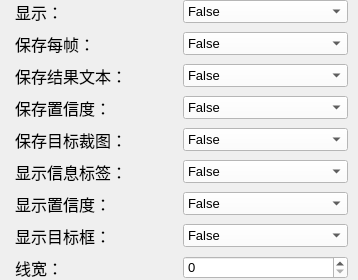
          <widget class="QWidget" name="scrollAreaWidgetContents_4">
           <property name="geometry">
            <rect>
             <x>0</x>
             <y>0</y>
             <width>358</width>
             <height>246</height>
            </rect>
           </property>
           <layout class="QGridLayout" name="gridLayout_18">
            <property name="leftMargin">
             <number>0</number>
            </property>
            <property name="topMargin">
             <number>0</number>
            </property>
            <property name="rightMargin">
             <number>0</number>
            </property>
            <property name="bottomMargin">
             <number>0</number>
            </property>
            <item row="1" column="0">
             <layout class="QGridLayout" name="gridLayout_19">
              <property name="leftMargin">
               <number>15</number>
              </property>
              <property name="rightMargin">
               <number>10</number>
              </property>
              <property name="horizontalSpacing">
               <number>2</number>
              </property>
              <property name="verticalSpacing">
               <number>8</number>
              </property>
              <item row="3" column="1">
               <widget class="QComboBox" name="Save_conf_cbb">
                <property name="font">
                 <font>
                  <family>Arial</family>
                  <pointsize>10</pointsize>
                 </font>
                </property>
                <property name="toolTip">
                 <string>&lt;html&gt;&lt;head/&gt;&lt;body&gt;&lt;p&gt;&lt;span style=&quot; font-size:10pt;&quot;&gt;False&lt;/span&gt;&lt;/p&gt;&lt;/body&gt;&lt;/html&gt;</string>
                </property>
                <property name="statusTip">
                 <string>bool</string>
                </property>
                <property name="styleSheet">
                 <string notr="true">background-color: rgb(255, 255, 255);</string>
                </property>
                <property name="duplicatesEnabled">
                 <bool>false</bool>
                </property>
                <item>
                 <property name="text">
                  <string>False</string>
                 </property>
                </item>
                <item>
                 <property name="text">
                  <string>True</string>
                 </property>
                </item>
               </widget>
              </item>
              <item row="7" column="1">
               <widget class="QComboBox" name="Show_boxes_cbb">
                <property name="font">
                 <font>
                  <family>Arial</family>
                  <pointsize>10</pointsize>
                 </font>
                </property>
                <property name="toolTip">
                 <string>&lt;html&gt;&lt;head/&gt;&lt;body&gt;&lt;p&gt;True&lt;/p&gt;&lt;/body&gt;&lt;/html&gt;</string>
                </property>
                <property name="statusTip">
                 <string>bool</string>
                </property>
                <property name="styleSheet">
                 <string notr="true">background-color: rgb(255, 255, 255);</string>
                </property>
                <property name="duplicatesEnabled">
                 <bool>false</bool>
                </property>
                <item>
                 <property name="text">
                  <string>False</string>
                 </property>
                </item>
                <item>
                 <property name="text">
                  <string>True</string>
                 </property>
                </item>
               </widget>
              </item>
              <item row="0" column="0">
               <widget class="QLabel" name="l55">
                <property name="font">
                 <font>
                  <family>幼圆</family>
                  <pointsize>12</pointsize>
                 </font>
                </property>
                <property name="toolTip">
                 <string>&lt;html&gt;&lt;head/&gt;&lt;body&gt;&lt;p&gt;show：如果环境运行，显示预测的图像或者视频&lt;/p&gt;&lt;p&gt;&lt;br/&gt;&lt;/p&gt;&lt;/body&gt;&lt;/html&gt;</string>
                </property>
                <property name="statusTip">
                 <string/>
                </property>
                <property name="text">
                 <string>显示：</string>
                </property>
               </widget>
              </item>
              <item row="0" column="1">
               <widget class="QComboBox" name="Show_cbb">
                <property name="font">
                 <font>
                  <family>Arial</family>
                  <pointsize>10</pointsize>
                 </font>
                </property>
                <property name="toolTip">
                 <string>&lt;html&gt;&lt;head/&gt;&lt;body&gt;&lt;p&gt;&lt;span style=&quot; font-size:10pt;&quot;&gt;False&lt;/span&gt;&lt;/p&gt;&lt;/body&gt;&lt;/html&gt;</string>
                </property>
                <property name="statusTip">
                 <string>bool</string>
                </property>
                <property name="styleSheet">
                 <string notr="true">background-color: rgb(255, 255, 255);</string>
                </property>
                <property name="duplicatesEnabled">
                 <bool>false</bool>
                </property>
                <item>
                 <property name="text">
                  <string>False</string>
                 </property>
                </item>
                <item>
                 <property name="text">
                  <string>True</string>
                 </property>
                </item>
               </widget>
              </item>
              <item row="1" column="1">
               <widget class="QComboBox" name="Save_frames_cbb">
                <property name="font">
                 <font>
                  <family>Arial</family>
                  <pointsize>10</pointsize>
                 </font>
                </property>
                <property name="toolTip">
                 <string>&lt;html&gt;&lt;head/&gt;&lt;body&gt;&lt;p&gt;&lt;span style=&quot; font-size:10pt;&quot;&gt;False&lt;/span&gt;&lt;/p&gt;&lt;/body&gt;&lt;/html&gt;</string>
                </property>
                <property name="statusTip">
                 <string>bool</string>
                </property>
                <property name="styleSheet">
                 <string notr="true">background-color: rgb(255, 255, 255);</string>
                </property>
                <property name="duplicatesEnabled">
                 <bool>false</bool>
                </property>
                <item>
                 <property name="text">
                  <string>False</string>
                 </property>
                </item>
                <item>
                 <property name="text">
                  <string>True</string>
                 </property>
                </item>
               </widget>
              </item>
              <item row="4" column="1">
               <widget class="QComboBox" name="Save_crop_cbb">
                <property name="font">
                 <font>
                  <family>Arial</family>
                  <pointsize>10</pointsize>
                 </font>
                </property>
                <property name="toolTip">
                 <string>&lt;html&gt;&lt;head/&gt;&lt;body&gt;&lt;p&gt;&lt;span style=&quot; font-size:10pt;&quot;&gt;False&lt;/span&gt;&lt;/p&gt;&lt;/body&gt;&lt;/html&gt;</string>
                </property>
                <property name="statusTip">
                 <string>bool</string>
                </property>
                <property name="styleSheet">
                 <string notr="true">background-color: rgb(255, 255, 255);</string>
                </property>
                <property name="duplicatesEnabled">
                 <bool>false</bool>
                </property>
                <item>
                 <property name="text">
                  <string>False</string>
                 </property>
                </item>
                <item>
                 <property name="text">
                  <string>True</string>
                 </property>
                </item>
               </widget>
              </item>
              <item row="7" column="0">
               <widget class="QLabel" name="l62">
                <property name="font">
                 <font>
                  <family>幼圆</family>
                  <pointsize>12</pointsize>
                 </font>
                </property>
                <property name="toolTip">
                 <string>&lt;html&gt;&lt;head/&gt;&lt;body&gt;&lt;p&gt;show_boxes：显示预测的目标框&lt;/p&gt;&lt;/body&gt;&lt;/html&gt;</string>
                </property>
                <property name="statusTip">
                 <string/>
                </property>
                <property name="text">
                 <string>显示目标框：</string>
                </property>
               </widget>
              </item>
              <item row="2" column="0">
               <widget class="QLabel" name="l57">
                <property name="font">
                 <font>
                  <family>幼圆</family>
                  <pointsize>12</pointsize>
                 </font>
                </property>
                <property name="toolTip">
                 <string>&lt;html&gt;&lt;head/&gt;&lt;body&gt;&lt;p&gt;save_txt：保存推理结果到txt文件detect（cls,x,y,w,h,id）seg/pose(cls,x,y,x,y,x,y...,id)&lt;/p&gt;&lt;/body&gt;&lt;/html&gt;</string>
                </property>
                <property name="statusTip">
                 <string/>
                </property>
                <property name="text">
                 <string>保存结果文本：</string>
                </property>
               </widget>
              </item>
              <item row="6" column="1">
               <widget class="QComboBox" name="Show_conf_cbb">
                <property name="font">
                 <font>
                  <family>Arial</family>
                  <pointsize>10</pointsize>
                 </font>
                </property>
                <property name="toolTip">
                 <string>&lt;html&gt;&lt;head/&gt;&lt;body&gt;&lt;p&gt;True&lt;/p&gt;&lt;/body&gt;&lt;/html&gt;</string>
                </property>
                <property name="statusTip">
                 <string>bool</string>
                </property>
                <property name="styleSheet">
                 <string notr="true">background-color: rgb(255, 255, 255);</string>
                </property>
                <property name="duplicatesEnabled">
                 <bool>false</bool>
                </property>
                <item>
                 <property name="text">
                  <string>False</string>
                 </property>
                </item>
                <item>
                 <property name="text">
                  <string>True</string>
                 </property>
                </item>
               </widget>
              </item>
              <item row="4" column="0">
               <widget class="QLabel" name="l59">
                <property name="font">
                 <font>
                  <family>幼圆</family>
                  <pointsize>12</pointsize>
                 </font>
                </property>
                <property name="toolTip">
                 <string>&lt;html&gt;&lt;head/&gt;&lt;body&gt;&lt;p&gt;save_crop：将预测到的目标从图像上裁取下来进行保存&lt;/p&gt;&lt;/body&gt;&lt;/html&gt;</string>
                </property>
                <property name="statusTip">
                 <string/>
                </property>
                <property name="text">
                 <string>保存目标裁图：</string>
                </property>
               </widget>
              </item>
              <item row="5" column="0">
               <widget class="QLabel" name="l60">
                <property name="font">
                 <font>
                  <family>幼圆</family>
                  <pointsize>12</pointsize>
                 </font>
                </property>
                <property name="toolTip">
                 <string>&lt;html&gt;&lt;head/&gt;&lt;body&gt;&lt;p&gt;show_labels：在预测图像的每个目标上显示id name的标签&lt;/p&gt;&lt;/body&gt;&lt;/html&gt;</string>
                </property>
                <property name="statusTip">
                 <string/>
                </property>
                <property name="text">
                 <string>显示信息标签：</string>
                </property>
               </widget>
              </item>
              <item row="8" column="1">
               <widget class="QSpinBox" name="Line_width_sb">
                <property name="font">
                 <font>
                  <family>Arial</family>
                  <pointsize>10</pointsize>
                 </font>
                </property>
                <property name="toolTip">
                 <string>1</string>
                </property>
                <property name="statusTip">
                 <string>int</string>
                </property>
                <property name="styleSheet">
                 <string notr="true">background-color: rgb(255, 255, 255);</string>
                </property>
                <property name="maximum">
                 <number>100</number>
                </property>
                <property name="singleStep">
                 <number>0</number>
                </property>
               </widget>
              </item>
              <item row="2" column="1">
               <widget class="QComboBox" name="Save_txt_cbb">
                <property name="font">
                 <font>
                  <family>Arial</family>
                  <pointsize>10</pointsize>
                 </font>
                </property>
                <property name="toolTip">
                 <string>&lt;html&gt;&lt;head/&gt;&lt;body&gt;&lt;p&gt;&lt;span style=&quot; font-size:10pt;&quot;&gt;False&lt;/span&gt;&lt;/p&gt;&lt;/body&gt;&lt;/html&gt;</string>
                </property>
                <property name="statusTip">
                 <string>bool</string>
                </property>
                <property name="styleSheet">
                 <string notr="true">background-color: rgb(255, 255, 255);</string>
                </property>
                <property name="duplicatesEnabled">
                 <bool>false</bool>
                </property>
                <item>
                 <property name="text">
                  <string>False</string>
                 </property>
                </item>
                <item>
                 <property name="text">
                  <string>True</string>
                 </property>
                </item>
               </widget>
              </item>
              <item row="5" column="1">
               <widget class="QComboBox" name="Show_labels_cbb">
                <property name="font">
                 <font>
                  <family>Arial</family>
                  <pointsize>10</pointsize>
                 </font>
                </property>
                <property name="toolTip">
                 <string>&lt;html&gt;&lt;head/&gt;&lt;body&gt;&lt;p&gt;True&lt;/p&gt;&lt;/body&gt;&lt;/html&gt;</string>
                </property>
                <property name="statusTip">
                 <string>bool</string>
                </property>
                <property name="styleSheet">
                 <string notr="true">background-color: rgb(255, 255, 255);</string>
                </property>
                <property name="duplicatesEnabled">
                 <bool>false</bool>
                </property>
                <item>
                 <property name="text">
                  <string>False</string>
                 </property>
                </item>
                <item>
                 <property name="text">
                  <string>True</string>
                 </property>
                </item>
               </widget>
              </item>
              <item row="1" column="0">
               <widget class="QLabel" name="l56">
                <property name="font">
                 <font>
                  <family>幼圆</family>
                  <pointsize>12</pointsize>
                 </font>
                </property>
                <property name="toolTip">
                 <string>&lt;html&gt;&lt;head/&gt;&lt;body&gt;&lt;p&gt;save_frames：保存预测的每帧图像&lt;/p&gt;&lt;/body&gt;&lt;/html&gt;</string>
                </property>
                <property name="statusTip">
                 <string/>
                </property>
                <property name="text">
                 <string>保存每帧：</string>
                </property>
               </widget>
              </item>
              <item row="3" column="0">
               <widget class="QLabel" name="l58">
                <property name="font">
                 <font>
                  <family>幼圆</family>
                  <pointsize>12</pointsize>
                 </font>
                </property>
                <property name="toolTip">
                 <string>&lt;html&gt;&lt;head/&gt;&lt;body&gt;&lt;p&gt;save_conf：保存推理结果时附带置信度detect（cls,x,y,w,h,conf,id）seg/pose(cls,x,y,x,y,x,y...,conf,id)&lt;/p&gt;&lt;/body&gt;&lt;/html&gt;</string>
                </property>
                <property name="statusTip">
                 <string/>
                </property>
                <property name="text">
                 <string>保存置信度：</string>
                </property>
               </widget>
              </item>
              <item row="6" column="0">
               <widget class="QLabel" name="l61">
                <property name="font">
                 <font>
                  <family>幼圆</family>
                  <pointsize>12</pointsize>
                 </font>
                </property>
                <property name="toolTip">
                 <string>&lt;html&gt;&lt;head/&gt;&lt;body&gt;&lt;p&gt;show_conf：在预测图像每个目标的信息标签上添加置信度-id name conf&lt;/p&gt;&lt;/body&gt;&lt;/html&gt;</string>
                </property>
                <property name="statusTip">
                 <string/>
                </property>
                <property name="text">
                 <string>显示置信度：</string>
                </property>
               </widget>
              </item>
              <item row="8" column="0">
               <widget class="QLabel" name="l63">
                <property name="font">
                 <font>
                  <family>幼圆</family>
                  <pointsize>12</pointsize>
                 </font>
                </property>
                <property name="toolTip">
                 <string>&lt;html&gt;&lt;head/&gt;&lt;body&gt;&lt;p&gt;line_width：目标框的线宽，为0时将自适应图像&lt;/p&gt;&lt;/body&gt;&lt;/html&gt;</string>
                </property>
                <property name="statusTip">
                 <string/>
                </property>
                <property name="text">
                 <string>线宽：</string>
                </property>
               </widget>
              </item>
             </layout>
            </item>
           </layout>
          </widget>
